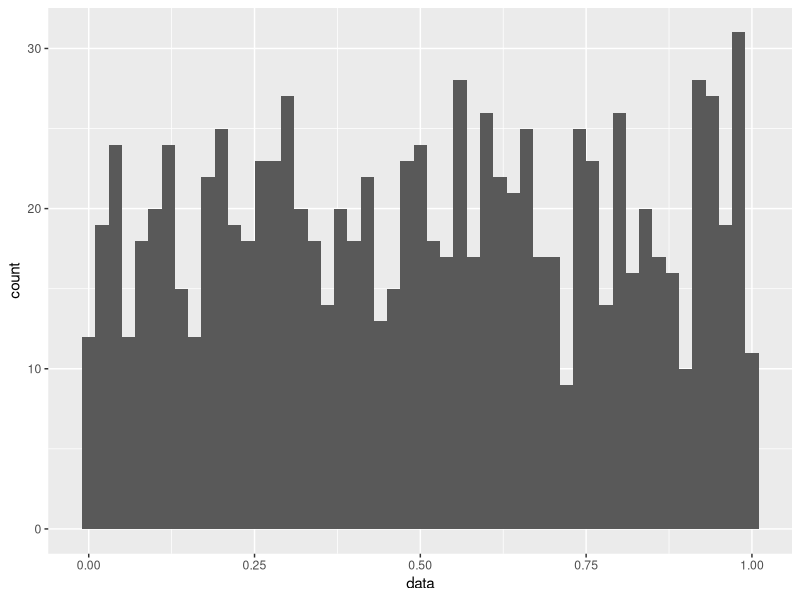
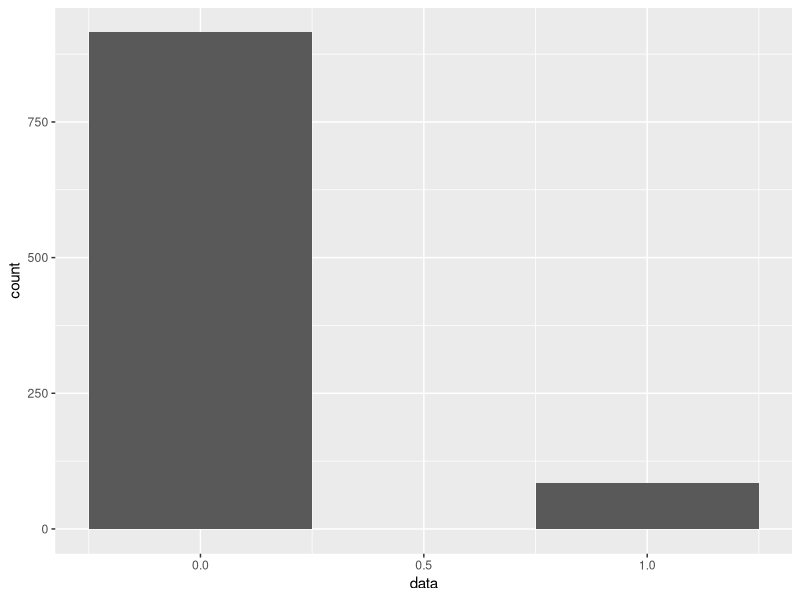
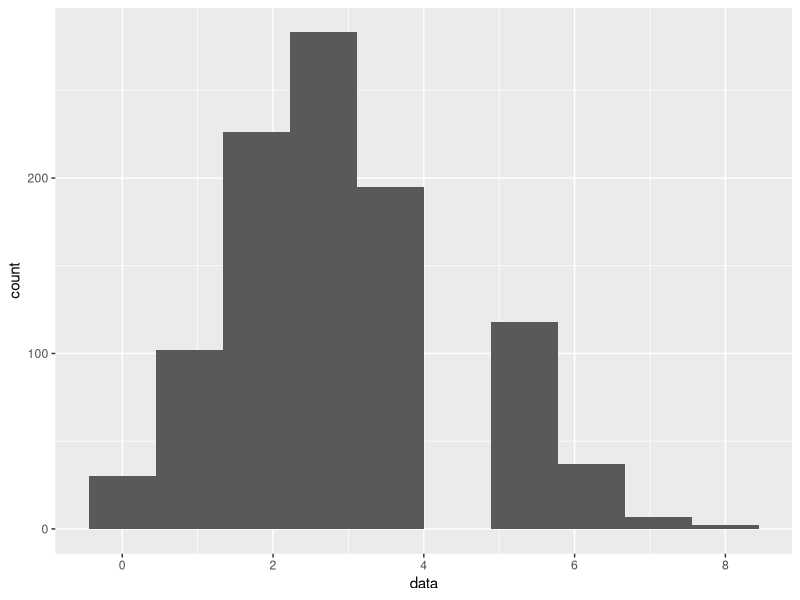
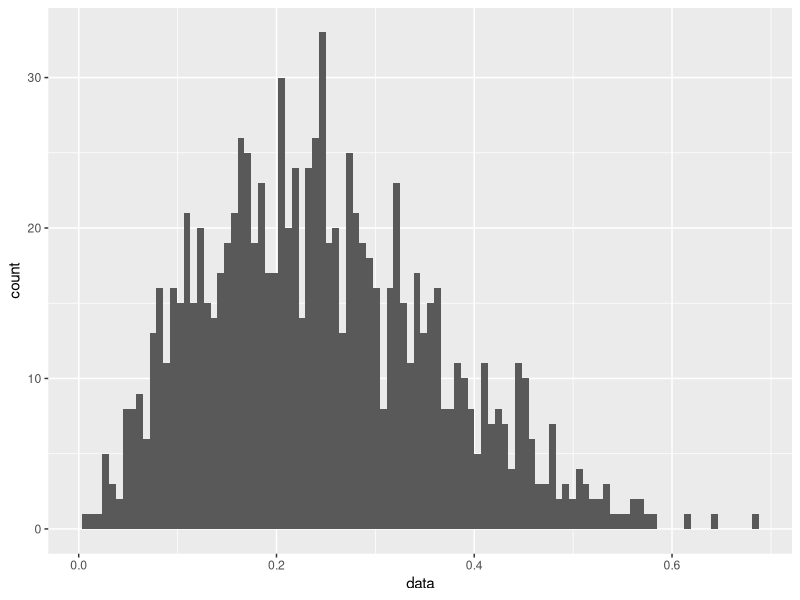
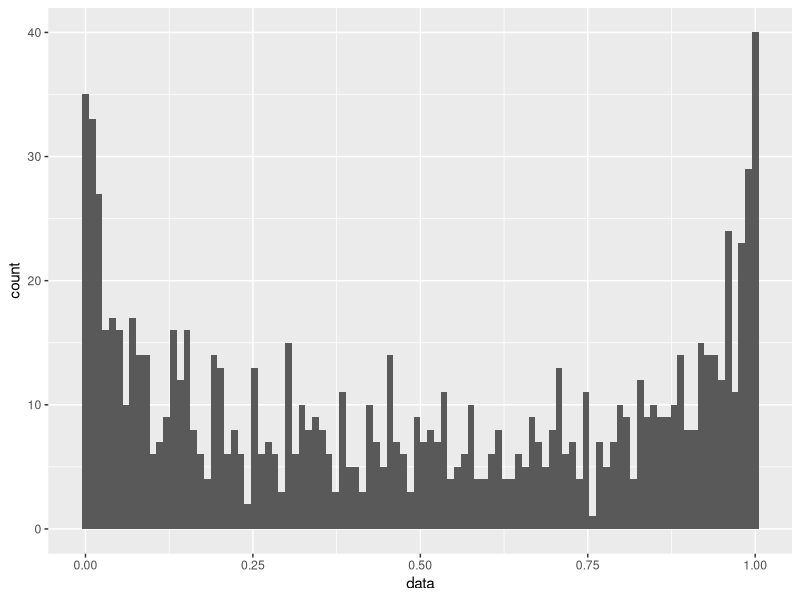

Reproduce these figures in R, in order.
library(ggplot2)
set.seed(1234)
## 参考URL:http://cse.naro.affrc.go.jp/takezawa/r-tips/r/60.html
## 一様分布
data = runif(n = 1000, min = 0, max = 1)
data_df <- data.frame(data = data)
ggplot(data = data_df, aes(x = data))+
  geom_histogram(
    #bins = 20, # binsはX軸を何個の区画に分けるかを指定。X軸の定義域で区画内幅は変化する
    binwidth = 0.02 # binwitdhは区画内幅を指定する。何個に分けるかはその後に決まる
    )
## ベルヌーイ
data = sample(x = c(0,1), size = 1000, replace = TRUE, prob= c(0.9, 0.1))
data_df <- data.frame(data = data)
ggplot(data = data_df, aes(x = data))+
  geom_histogram(bins = 3,
  )
  
## 二項分布
data = rbinom(n= 1000, size= 10, prob= 0.3) # nはシミュレーションの回数、sizeはシミュレーションの中での試行回数
data_df <- data.frame(data = data)
ggplot(data = data_df, aes(x = data))+
  geom_histogram(bins = 10,
  )

## ベータ分布
### 山型
data = rbeta(n= 1000, shape1 = 3, shape2 = 9 ,ncp = 0) # 山型分布
data_df <- data.frame(data = data)
ggplot(data = data_df, aes(x = data))+
  geom_histogram(bins = 100,
  )
### U字型
data = rbeta(n= 1000, shape1 = 0.5, shape2 = 0.5 ,ncp = 0) # 山型分布
data_df <- data.frame(data = data)
ggplot(data = data_df, aes(x = data))+
  geom_histogram(bins = 100,
  )
